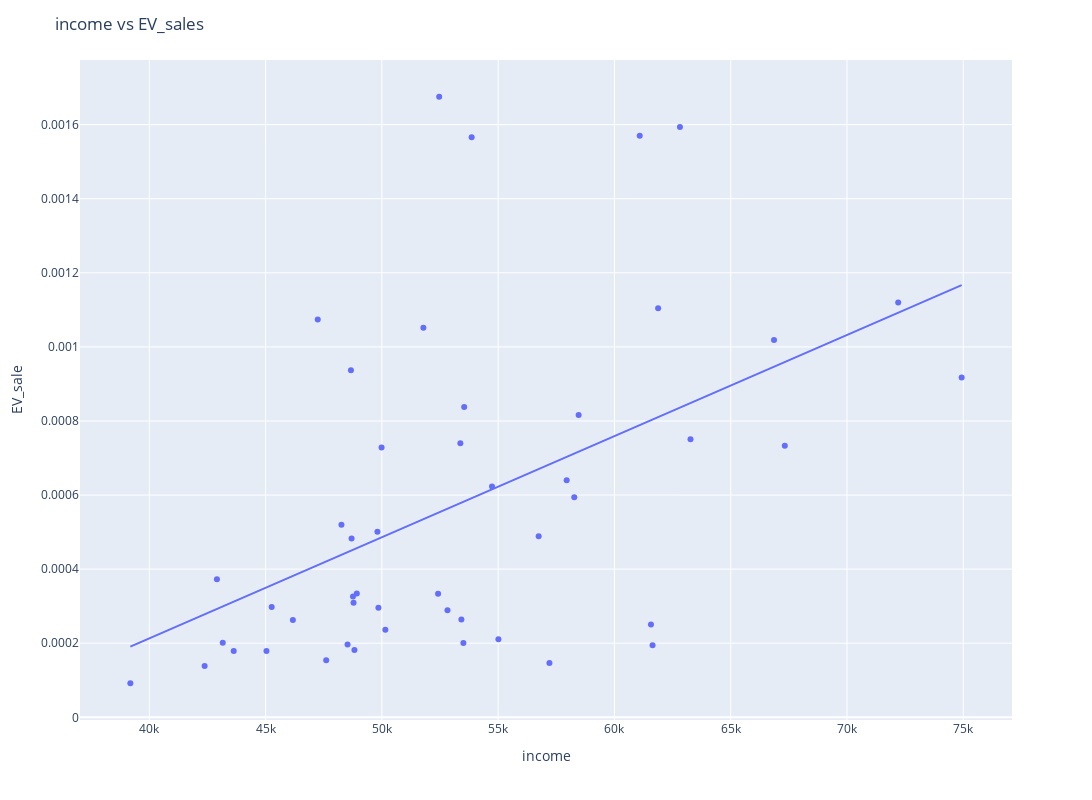

Source (notebook cell):
### Markdown cell above
# Income

### Code cell
fig = px.scatter(new1, x=new1['income'], y=new1['EV_sale'],trendline='ols')
fig.layout.update(
    width=1700,
    height=800,
    title_text = 'income vs EV_sales')
fig.show()
